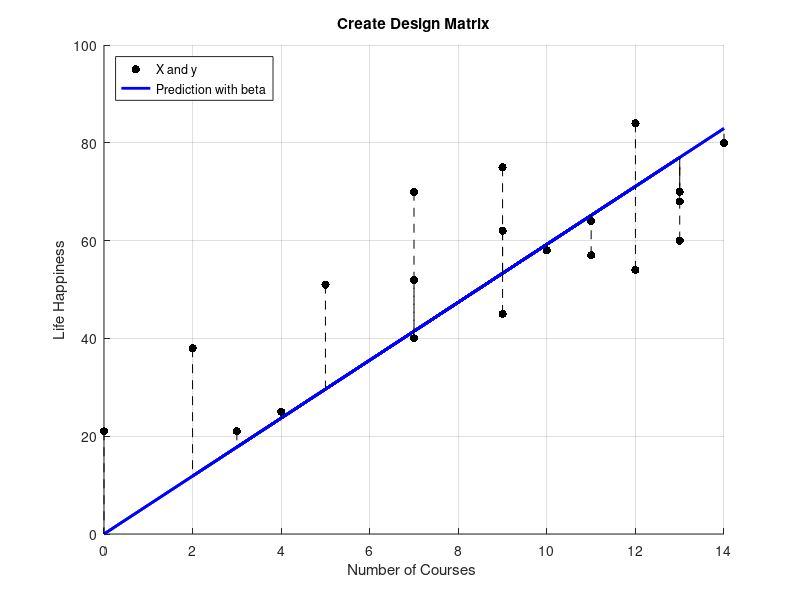

The MATLAB script that drew this image:
% Clear workspace, command window, and close all figures
clc; clear; close all;

% Define a matrix number of courses and life happiness
X = [4,12,3,14,13,12,9,11,7,13,11,9,2,5,7,10,0,9,7,13]';            % number of course
y = [25,54,21,80,68,84,62,57,40,60,64,45,38,51,52,58,21,75,70,70]'; % life happiness

%%%%%%% TODO %%%%%%%
% Refer to the lecture slide 27
% Compute the left-inverse of X
X_leftinv = (X'*X)^-1 * X';

% Calculate beta
beta = X_leftinv * y;
disp("beta");
disp(beta);

% Calculate y_pred with beta
y_pred = X * beta;
%%%%%%%%%%%%%%%%%%%%

% Plot
figure;
hold on;
grid on;
scatter(X, y, 'k', 'filled');  % X and y
plot(X, y_pred, 'b', 'LineWidth', 2);  % Plot predicted line with beta
for i = 1:length(X)
    plot([X(i) X(i)], [y(i) y_pred(i)], 'k--');  % Plot residuals as dashed lines
end
title('Create Design Matrix');
xlabel('Number of Courses ');
ylabel('Life Happiness');
legend('X and y', 'Prediction with beta', 'Location', 'northwest');
hold off;
